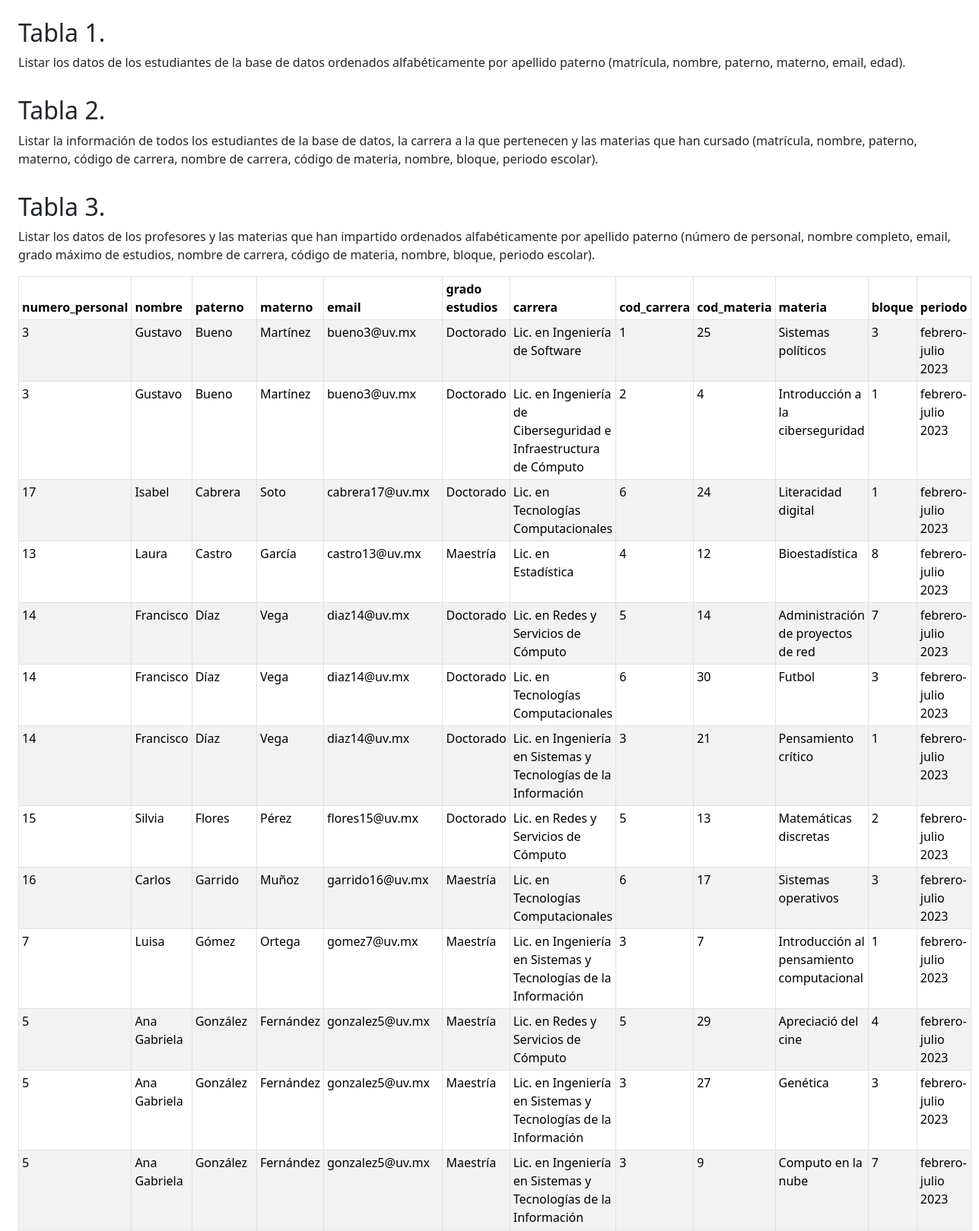
/mysqlconexionphp/index.php (upper part), run on the app's committed database.
### tables this page shows
CREATE TABLE profesor (
    numero_personal INT UNSIGNED AUTO_INCREMENT NOT NULL PRIMARY KEY,
    nombre VARCHAR(50) NOT NULL,
    paterno VARCHAR(50) NOT NULL,
    materno VARCHAR(50) NOT NULL,
    email VARCHAR(50) NOT NULL,
    cod_grado_estudio INT UNSIGNED NOT NULL,
    CONSTRAINT fk_grado_estudio FOREIGN KEY (cod_grado_estudio) REFERENCES grado_estudio(cod_grado_estudio) ON DELETE RESTRICT ON UPDATE CASCADE
);

CREATE TABLE grado_estudio (
    cod_grado_estudio INT UNSIGNED AUTO_INCREMENT NOT NULL PRIMARY KEY,
    nombre VARCHAR(50) NOT NULL
);

CREATE TABLE carrera (
    cod_carrera INT UNSIGNED AUTO_INCREMENT NOT NULL PRIMARY KEY,
    nombre VARCHAR(100) NOT NULL,
    descripcion VARCHAR(200) NOT NULL
);

CREATE TABLE materia (
    cod_materia INT UNSIGNED AUTO_INCREMENT NOT NULL PRIMARY KEY,
    nombre VARCHAR(100) NOT NULL,
    descripcion VARCHAR(200) NOT NULL,
    creditos INT UNSIGNED NOT NULL,
    bloque INT UNSIGNED NOT NULL,
    cod_area INT UNSIGNED NOT NULL,
    cod_carrera INT UNSIGNED NOT NULL,
    CONSTRAINT fk_area FOREIGN KEY (cod_area) REFERENCES area(cod_area) ON DELETE RESTRICT ON UPDATE CASCADE,
    CONSTRAINT fk_carrera FOREIGN KEY (cod_carrera) REFERENCES carrera(cod_carrera) ON DELETE RESTRICT ON UPDATE CASCADE
);

CREATE TABLE periodo (
    cod_periodo INT UNSIGNED AUTO_INCREMENT NOT NULL PRIMARY KEY,
    nombre VARCHAR(50) NOT NULL,
    fecha_inicio DATE NOT NULL,
    fecha_final DATE NOT NULL
);

### mysqlconexionphp/index.php (the view, shortened to what this page needs)
<?php
$proyectobd = new Proyectobd();
$mysqli = $proyectobd->obten_conexion();
function tabla($resultado, $tabla_nombre, $tabla_descripcion)
{
    echo "<h2>Tabla {$tabla_nombre}</h2>";
    echo "<p>{$tabla_descripcion}</p>";
    $i = 0;
    echo '<table class="table table-sm table-striped table-bordered">';
    while ($fila = $resultado->fetch_assoc()) :
        if ($i == 0) {
            echo "<thead><tr>";
            foreach (array_keys($fila) as $columna) {
                echo "<th>{$columna}</th>";
            }
            echo "</tr></thead><tbody>";
        }
        echo "<tr>";
        foreach ($fila as $dato) {
            echo "<td>{$dato}</td>";
        }
        echo "</tr>";
        $i++;
    endwhile;
    echo '</tbody></table>';
}
?>
<!DOCTYPE html>
<html lang="en">
<head>
    <link href="https://cdn.jsdelivr.net/npm/bootstrap@5.3.2/dist/css/bootstrap.min.css" rel="stylesheet">
</head>
<body class="m-4">
    <?php
    $consulta = "SELECT alumno.matricula, alumno.nombre, alumno.paterno, alumno.materno, alumno.email, alumno.edad FROM alumno ORDER BY 3";
    if ($sentencia = $mysqli->prepare($consulta)) {
        $sentencia->execute();
        $resultado = $sentencia->get_result();
        tabla($resultado, '1.', 'Listar los datos de los estudiantes de la base de datos ordenados alfabéticamente por apellido paterno (matrícula, nombre, paterno, materno, email, edad).');
    }
    $consulta = "SELECT alumno.nombre AS 'nombre alumno', alumno.paterno, alumno.materno, carrera.cod_carrera, carrera.nombre, materia.cod_materia, materia.nombre, materia.bloque, periodo.nombre AS periodo FROM alumno INNER JOIN alumno_oferta_academica ON alumno.matricula = alumno_oferta_academica.matricula INNER JOIN oferta_academica ON alumno_oferta_academica.nrc = oferta_academica.nrc INNER JOIN periodo ON oferta_academica.cod_periodo = periodo.cod_periodo INNER JOIN materia ON oferta_academica.cod_materia = materia.cod_materia INNER JOIN carrera ON carrera.cod_carrera = materia.cod_carrera";
    if ($sentencia = $mysqli->prepare($consulta)) {
        $sentencia->execute();
        $resultado = $sentencia->get_result();
        $sentencia->close();
        tabla($resultado, '2.', 'Listar la información de todos los estudiantes de la base de datos, la carrera a la que pertenecen y las materias que han cursado (matrícula, nombre, paterno, materno, código de carrera, nombre de carrera, código de materia, nombre, bloque, periodo escolar).');
    }
    $consulta = "SELECT profesor.numero_personal, profesor.nombre, profesor.paterno, profesor.materno, profesor.email, grado_estudio.nombre 'grado estudios', carrera.nombre carrera, carrera.cod_carrera, materia.cod_materia, materia.nombre materia, materia.bloque, periodo.nombre periodo FROM oferta_academica INNER JOIN profesor ON oferta_academica.numero_personal = profesor.numero_personal INNER JOIN grado_estudio ON profesor.cod_grado_estudio = grado_estudio.cod_grado_estudio INNER JOIN materia ON oferta_academica.cod_materia = materia.cod_materia INNER JOIN carrera ON materia.cod_carrera = carrera.cod_carrera INNER JOIN periodo ON periodo.cod_periodo = oferta_academica.cod_periodo ORDER BY 3";
    if ($sentencia = $mysqli->prepare($consulta)) {
        $sentencia->execute();
        $resultado = $sentencia->get_result();
        tabla($resultado, '3.', 'Listar los datos de los profesores y las materias que han impartido ordenados alfabéticamente por apellido paterno (número de personal, nombre completo, email, grado máximo de estudios, nombre de carrera, código de materia, nombre, bloque, periodo escolar).');
    }
    ?>
</body>
</html>

### data on the page
profesor: columna "numero_personal", columna "nombre", columna "paterno", columna "materno", columna "email", columna "grado estudios", columna "carrera", columna "cod_carrera", columna "cod_materia", columna "materia", columna "bloque", columna "periodo", dato "3", nombre "Gustavo", paterno "Bueno", materno "Martínez", email "bueno3@uv.mx", cod_grado_estudio.nombre "Doctorado", carrera.nombre "Lic. en Ingeniería de Software", carrera.cod_carrera "1", materia.cod_materia "25", materia.nombre "Sistemas políticos", periodo.nombre "febrero-julio 2023", numero_personal "3", carrera.nombre "Lic. en Ingeniería de Ciberseguridad e Infraestructura de Cómputo", carrera.cod_carrera "2", materia.cod_materia "4", materia.nombre "Introducción a la ciberseguridad", materia.bloque "1"
profesor: numero_personal "17", nombre "Isabel", paterno "Cabrera", materno "Soto", email "cabrera17@uv.mx", cod_grado_estudio.nombre "Doctorado", carrera.nombre "Lic. en Tecnologías Computacionales", carrera.cod_carrera "6", materia.cod_materia "24", materia.nombre "Literacidad digital", materia.bloque "1", periodo.nombre "febrero-julio 2023"
profesor: numero_personal "13", nombre "Laura", paterno "Castro", materno "García", email "castro13@uv.mx", cod_grado_estudio.nombre "Maestría", carrera.nombre "Lic. en Estadística", carrera.cod_carrera "4", materia.cod_materia "12", materia.nombre "Bioestadística", materia.bloque "8", periodo.nombre "febrero-julio 2023"
profesor: dato "14", nombre "Francisco", paterno "Díaz", materno "Vega", email "diaz14@uv.mx", cod_grado_estudio.nombre "Doctorado", carrera.nombre "Lic. en Redes y Servicios de Cómputo", carrera.cod_carrera "5", materia.nombre "Administración de proyectos de red", materia.bloque "7", periodo.nombre "febrero-julio 2023", numero_personal "14", carrera.nombre "Lic. en Tecnologías Computacionales", carrera.cod_carrera "6", materia.cod_materia "30", materia.nombre "Futbol", materia.bloque "3", carrera.nombre "Lic. en Ingeniería en Sistemas y Tecnologías de la Información", carrera.cod_carrera "3", materia.cod_materia "21", materia.nombre "Pensamiento crítico", materia.bloque "1"
profesor: numero_personal "15", nombre "Silvia", paterno "Flores", materno "Pérez", email "flores15@uv.mx", cod_grado_estudio.nombre "Doctorado", carrera.nombre "Lic. en Redes y Servicios de Cómputo", carrera.cod_carrera "5", materia.cod_materia "13", materia.nombre "Matemáticas discretas", materia.bloque "2", periodo.nombre "febrero-julio 2023"
profesor: numero_personal "16", nombre "Carlos", paterno "Garrido", materno "Muñoz", email "garrido16@uv.mx", cod_grado_estudio.nombre "Maestría", carrera.nombre "Lic. en Tecnologías Computacionales", carrera.cod_carrera "6", materia.cod_materia "17", materia.nombre "Sistemas operativos", materia.bloque "3", periodo.nombre "febrero-julio 2023"
profesor: dato "7", nombre "Luisa", paterno "Gómez", materno "Ortega", email "gomez7@uv.mx", cod_grado_estudio.nombre "Maestría", carrera.nombre "Lic. en Ingeniería en Sistemas y Tecnologías de la Información", carrera.cod_carrera "3", materia.nombre "Introducción al pensamiento computacional", materia.bloque "1", periodo.nombre "febrero-julio 2023"
profesor: dato "5", nombre "Ana Gabriela", paterno "González", materno "Fernández", email "gonzalez5@uv.mx", cod_grado_estudio.nombre "Maestría", carrera.nombre "Lic. en Redes y Servicios de Cómputo", materia.cod_materia "29", materia.nombre "Apreciació del cine", materia.bloque "4", periodo.nombre "febrero-julio 2023", numero_personal "5", carrera.nombre "Lic. en Ingeniería en Sistemas y Tecnologías de la Información", dato "3", materia.cod_materia "27", materia.nombre "Genética", carrera.cod_carrera "3", materia.cod_materia "9", materia.nombre "Computo en la nube", materia.bloque "7"

### other printed values
$tabla_nombre "1. 2. 3."
